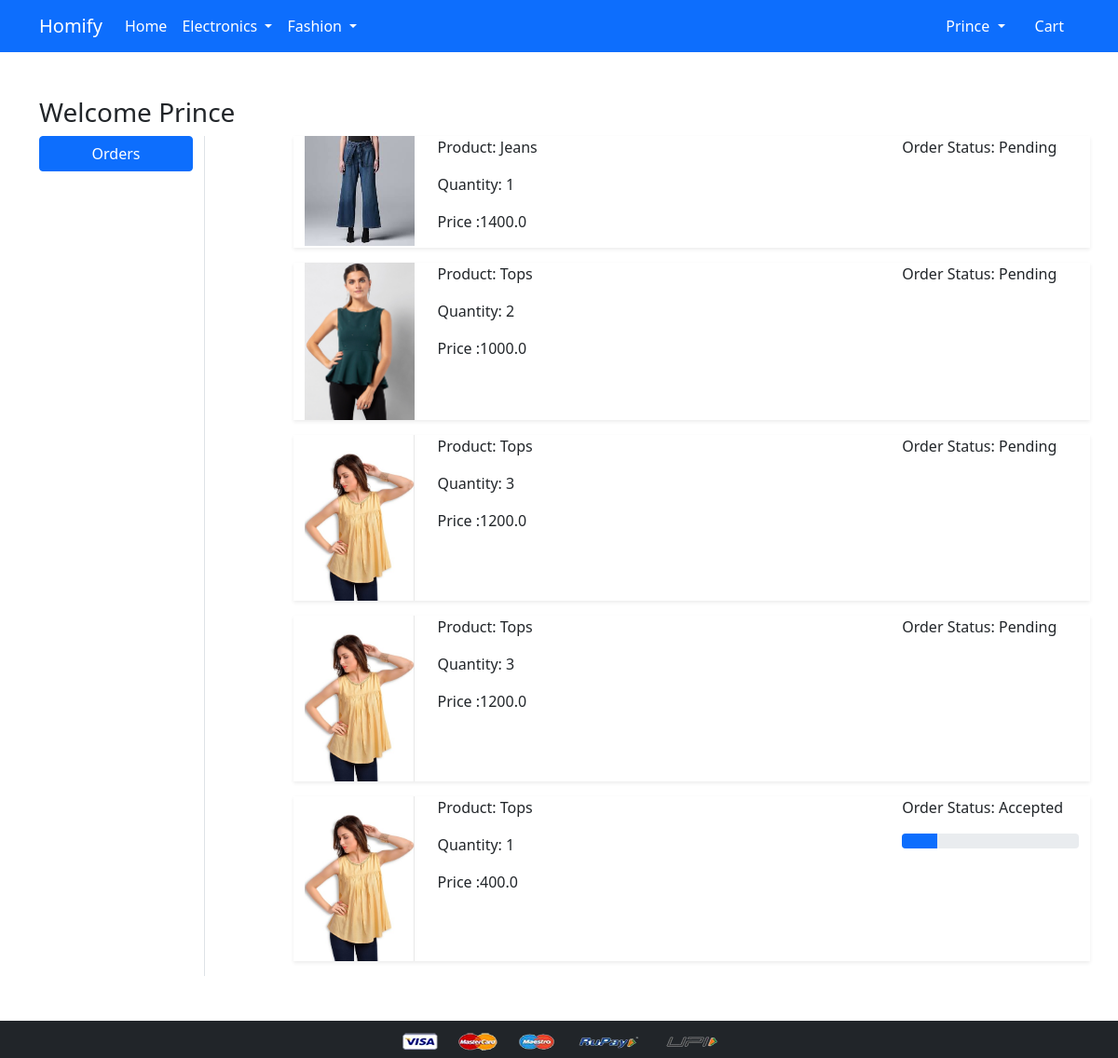
Page /orders/ (signed in) on the committed database.
### app/models.py (models this page shows)
class OrderPlaced(models.Model):
    user = models.ForeignKey(User , on_delete= models.CASCADE)
    customer = models.ForeignKey(Customer, on_delete= models.CASCADE)
    product =models.ForeignKey(Product,on_delete=models.CASCADE)
    quantity = models.PositiveIntegerField(default=1)
    order_date = models.DateTimeField(auto_now_add=True)
    status = models.CharField(max_length=50,choices=STATE_CHOICES,default='Pending')
    @property
    def total_cost(self):
        return self.quantity * self.product.selling_price

class Product(models.Model):
    title = models.CharField(max_length= 100)
    selling_price =  models.FloatField()
    discount_price = models.FloatField()
    description = models.TextField()
    brand = models.CharField(max_length= 100)
    category = models.CharField( choices= CATAGORY_CHOICES,max_length= 2)
    product_image = models.ImageField( upload_to  = 'producting')

### app/views.py (the view)
# urls.py: path('orders/', views.orders, name='orders'),
@login_required
def orders(request):
 op= OrderPlaced.objects.filter(user= request.user)
 return render(request, 'app/orders.html', {'order_placed':op})

### app/templates/app/orders.html (shortened to what this page needs)
{% extends 'app/base.html' %}
{% load static %}
{% block main-content %}
<div class="container my-5">
 <div class="row">
 <h3>Welcome  <span class="text-capitalize">{{request.user}}</span></h3>
  <div class="col-sm-2 border-end">
   <ul class="list-unstyled">
    <li class="d-grid"><a href="{% url 'orders' %}" class="btn btn-primary">Orders</a></li>
   </ul>
  </div>
  <div class="col-sm-9 offset-sm-1">
   {% for op in order_placed %}
    <div class="row shadow-sm mb-3">
     <div class="col-sm-2">
      <img src="{{op.product.product_image.url}}" alt="" srcset="" class="img-fluid" height="150" width="150">
     </div>
     <div class="col-sm-7">
      <p>Product: {{op.product.title}}</p>
      <p>Quantity: {{op.quantity}}</p>
      <p>Price   :{{op.total_cost}}</p>
    </div>
  <div class="col-sm-3 fm-bold">
   <p>Order Status: {{op.status}}</p>
   {% if op.status == 'Accepted' %}
    <div class="progress">
     <div class="progress-bar" role="progressbar" style="width: 20%" aria-valuenow="20" aria-valuemin="0" aria-valuemax="100">
     </div>
    </div>
    {% endif %}
   </div>
  </div>
   {% endfor %}
 </div>
 </div>
</div>
{% endblock main-content %}

### app/templates/app/base.html (shortened to what this page needs)
<!doctype html>
{% load static %}
<html lang="en">
  <head>
    <link href="https://cdn.jsdelivr.net/npm/bootstrap@5.0.0-beta1/dist/css/bootstrap.min.css" rel="stylesheet">
    <link rel="stylesheet" href="{% static 'app/css/owl.carousel.min.css' %}">
    <link rel="stylesheet" href="{% static 'app/css/all.min.css' %}">
    <link rel="stylesheet" href="{% static 'app/css/style.css' %}">
  </head>
  <body>
    <nav class="navbar navbar-expand-lg navbar-dark bg-primary">
     <div class="container" id="word">
       <a class="navbar-brand" href="/" >Homify</a>
       <div class="collapse navbar-collapse" id="navbarSupportedContent">
         <ul class="navbar-nav me-auto mb-2 mb-lg-0">
           <li class="nav-item">
             <a class="nav-link active" aria-current="page" href="/">Home</a>
           </li>
           <li class="nav-item dropdown">
             <a class="nav-link dropdown-toggle text-white" href="#" id="electronicsDropdown" role="button" data-bs-toggle="dropdown" aria-expanded="false">
               Electronics
             </a>
           </li>
           <li class="nav-item dropdown">
             <a class="nav-link dropdown-toggle text-white" href="#" id="fashionDropdown" role="button" data-bs-toggle="dropdown" aria-expanded="false">
               Fashion
             </a>
           </li>
         </ul>
         <div>
          <ul class="navbar-nav me-auto mb-2 mb-lg-0">
            {% if request.user.is_authenticated %}
           <li class="nav-item dropdown mx-2">
              <a class="nav-link dropdown-toggle text-white" href="#" id="profileDropdown" role="button" data-bs-toggle="dropdown" aria-expanded="false">
              <span class="text-capitalize">{{request.user}}</span>
              </a>
            </li>
            <li class="nav-item mx-2">
             <a href="{% url 'showcart' %}" class="nav-link text-white"> Cart </a>
            </li>
            {% endif %}
          </ul>
         </div>
       </div>
     </div>
    </nav>
    {% block main-content %} {% endblock main-content %}
    <footer class="container-fluid bg-dark text-center p-2 mt-5">
        <img src="{% static 'app/images/payment.png' %}" alt="" srcset="" class="img-fluid" height="2px">
    </footer>
  </body>
</html>

### rows in the picture
OrderPlaced: product.product_image (picture), product "Jeans", quantity "1", total_cost "1400.0", status "Pending"
OrderPlaced: product.product_image (picture), product "Tops", quantity "2", total_cost "1000.0", status "Pending"
OrderPlaced: product.product_image (picture), product "Tops", quantity "3", total_cost "1200.0", status "Pending"
OrderPlaced: product.product_image (picture), product "Tops", quantity "3", total_cost "1200.0", status "Pending"
OrderPlaced: product.product_image (picture), product "Tops", quantity "1", total_cost "400.0", status "Accepted"

### other values in the picture
{{ request.user }} "Prince"
